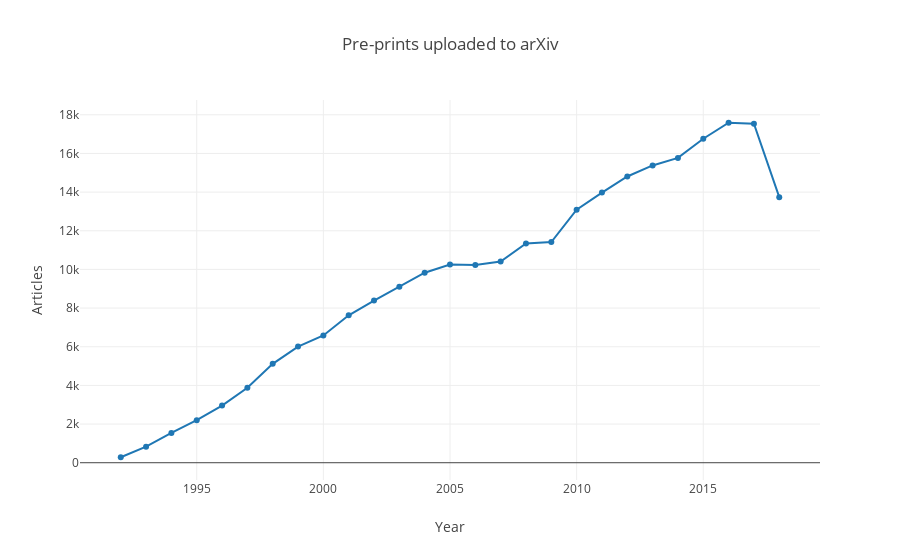

This figure's notebook cell:
### Markdown cell above
Over two decades, the number of Condensed Matter pre-prints posted to arXiv has ballooned by nearly a factor of 70! Now let's look at the full list for a particular list and try to get some information about the articles posted.

### Code cell
print('Total number of articles: ', sum(list(zip(*articleNum))[1]))
x = list(zip(*articleNum))[0]
y = list(zip(*articleNum))[1]

totScatter = pltGo.Scatter(x=x, y=y, mode='lines+markers', )
totLayout = pltGo.Layout(title='Pre-prints uploaded to arXiv', xaxis={'title': 'Year'}, yaxis={'title': 'Articles'})
totFigure = pltGo.Figure(data=[totScatter], layout=totLayout)

plt.iplot(totFigure)
# plt.iplot(data=pltScatter)

### Figure 1 — Plotly figure (JSON) as saved in the notebook; plotly's stock layout.template omitted (floating-point values rounded to 4 significant figures)
{"data": [{"mode": "lines+markers", "type": "scatter", "uid": "904aa83e-c73c-11e8-aa80-600308964606", "x": [1992, 1993, 1994, 1995, 1996, 1997, 1998, 1999, 2000, 2001, 2002, 2003, 2004, 2005, 2006, 2007, 2008, 2009, 2010, 2011, 2012, 2013, 2014, 2015, 2016, 2017, 2018], "y": [283, 829, 1541, 2200, 2956, 3877, 5117, 6007, 6585, 7628, 8391, 9104, 9829, 10258, 10229, 10407, 11347, 11419, 13092, 13975, 14810, 15381, 15771, 16764, 17589, 17539, 13740]}], "layout": {"autosize": true, "title": "Pre-prints uploaded to arXiv", "xaxis": {"autorange": true, "range": [1990.0, 2020.0], "title": "Year", "type": "linear"}, "yaxis": {"autorange": true, "range": [-984.6, 18860.0], "title": "Articles", "type": "linear"}}}
